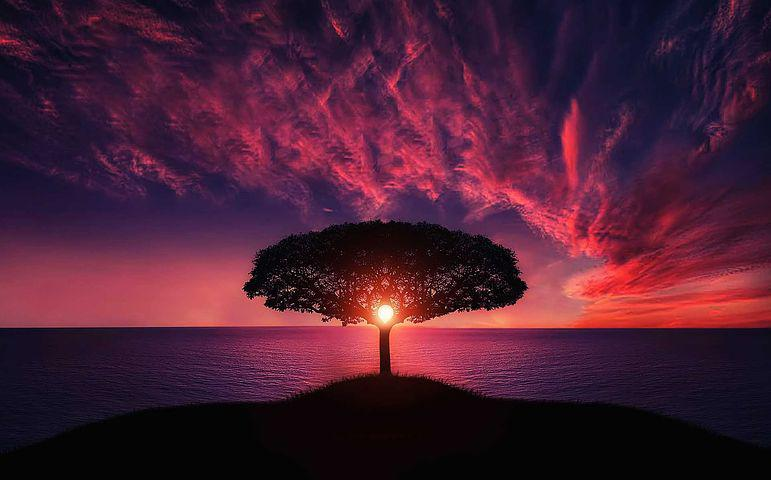
#> input picture images/img1.jpg, 771 x 480 px
$ jupyter execute Question5.ipynb   (shell and % lines are left out)
#> lines starting #> are read from the running program, lines starting #| are printed output that depends on the picture
[cell 1]
import cv2
import numpy as np
import matplotlib.pyplot as plt
from PIL import Image, ImageChops
import PIL
import math, operator

[cell 2]
img = cv2.imread('./images/img1.jpg',0)
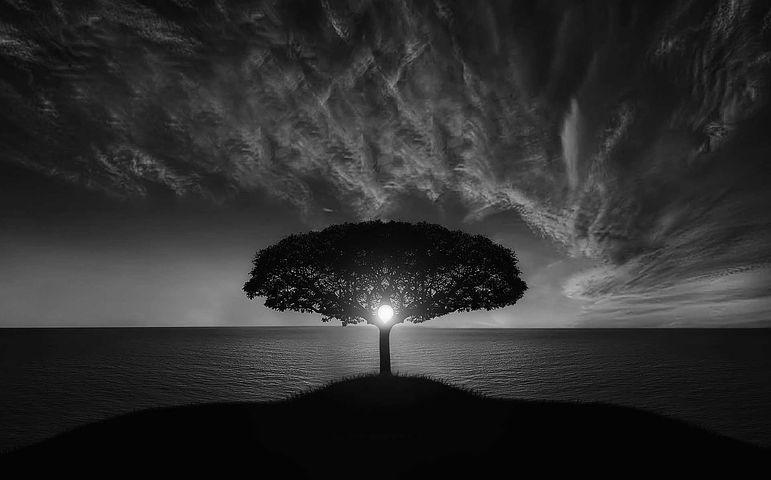
#> img: shape (480, 771); min 0, max 255, mean 45.7

[cell 3]
hist = cv2.equalizeHist(img)
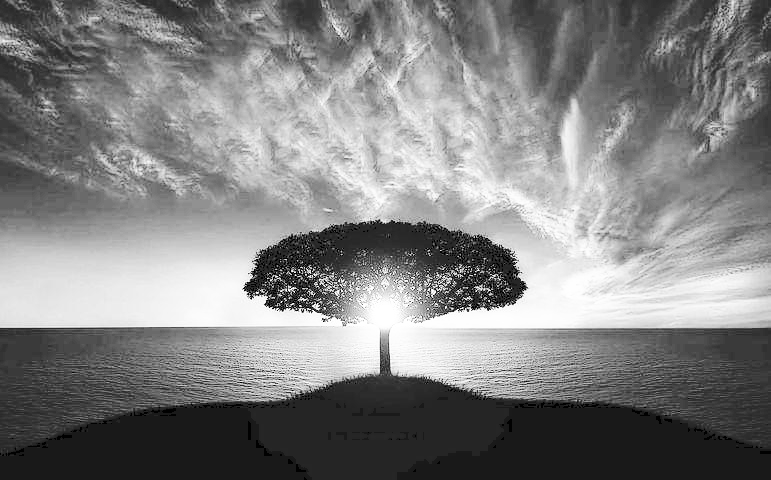
#> hist: shape (480, 771); min 0, max 255, mean 129.4

[cell 4]
res = np.hstack((img,hist))
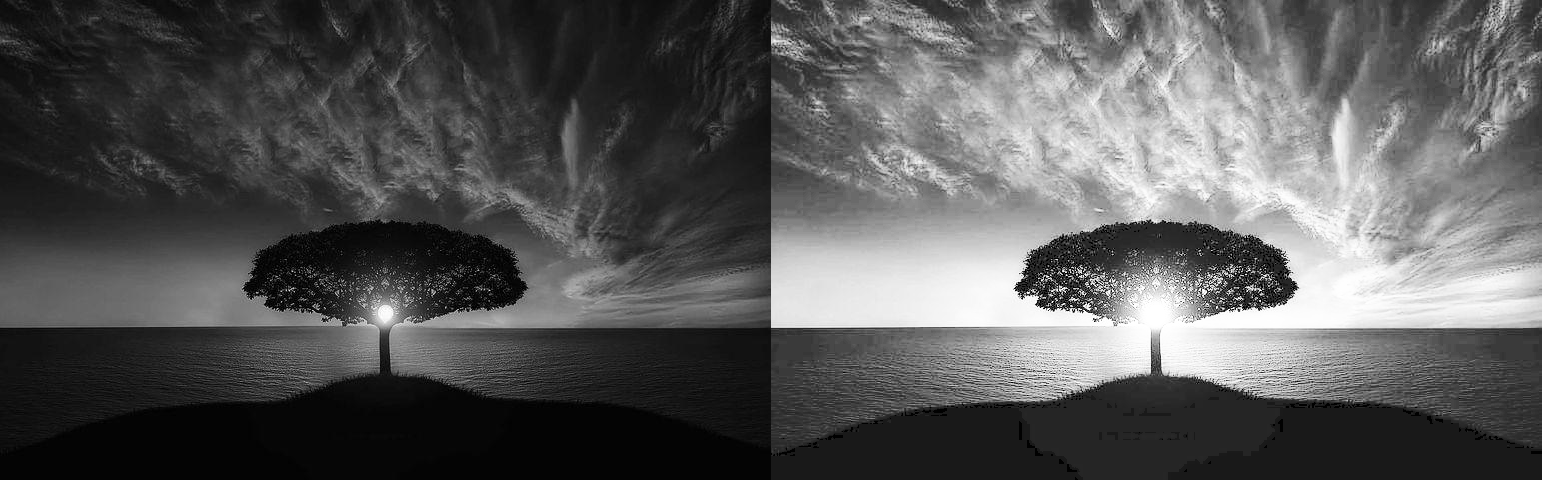
#> res: shape (480, 1542); min 0, max 255, mean 87.6

[cell 5]
cv2.imshow('img',res)
cv2.waitKey(0)
cv2.destroyAllWindows()

[cell 6]
def histeq(img):
    # Calculate the histogram of the image
    hist, bins = np.histogram(img.flatten(), 256, [0,256])
#> hist = 256 values, max 34061 at index 4, min 0 at index 225, mean 1445.6; bins = 257 values from 0 to 256
    cdf = hist.cumsum()
#> cdf = 256 values from 1368 to 370080
    cdf_normalized = cdf * hist.max()/ cdf.max()
#> cdf_normalized = 256 values from 125.9 to 34061
    cdf_m = np.ma.masked_equal(cdf,0)
    cdf_m = (cdf_m - cdf_m.min())*255/(cdf_m.max()-cdf_m.min())
    cdf = np.ma.filled(cdf_m,0).astype('uint8')
#> cdf = 256 values from 0 to 255
    eq_img = cdf[img]
    return eq_img

[cell 7]
user_hist_eq = histeq(img)

[cell 8]
cv2.imshow('img',user_hist_eq)
cv2.waitKey(0)
cv2.destroyAllWindows()

[cell 9]
def rmse(image1, image2):
    assert image1.shape == image2.shape, "Images must have the same shape"
    mse = np.mean((image1 - image2) ** 2)
#> mse = 0.552
    rmse = np.sqrt(mse)
#> rmse = 0.743
    return rmse

[cell 10]
rmse(hist,user_hist_eq)
#> Out = 0.743

[cell 11]
plt.figure(figsize=[18,5])
plt.subplot(131); plt.imshow(img,cmap='gray'); plt.title('Original Image')
plt.subplot(132); plt.imshow(hist,cmap='gray'); plt.title('Histogram Img (part a)')
plt.subplot(133); plt.imshow(user_hist_eq,cmap='gray'); plt.title('Histogram Img (part b)')
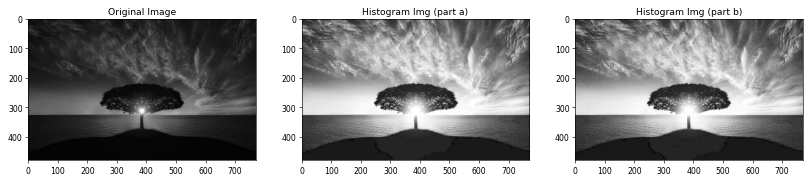
#> figure drawn by matplotlib, 3 panels

$ run again, with images/reference.jpg copied over images/img1.jpg
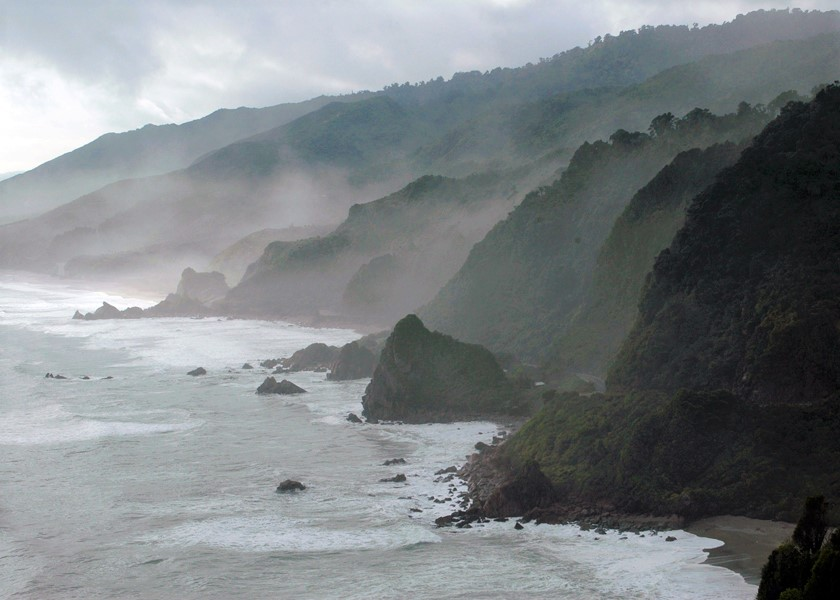
#> input picture images/reference.jpg, 840 x 600 px
#> `res = np.hstack((img,hist))`:
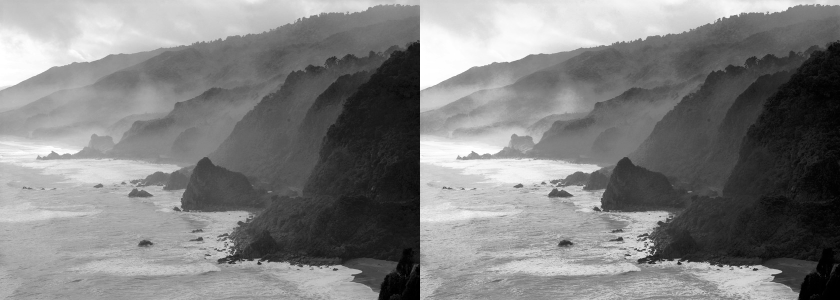
#> res: shape (600, 1680) (shown at 1/2 size); min 0, max 255, mean 128.6
#> in histeq, `hist, bins = np.histogram(img.flatten(), 256, [0,256])`: hist = 256 values, max 4957 at index 166, min 206 at index 8, mean 1968.8; bins = 257 values from 0 to 256
#> in histeq, `cdf = hist.cumsum()`: cdf = 256 values from 887 to 504000
#> cdf_normalized = 256 values from 8.72 to 4957
#> in histeq, `cdf = np.ma.filled(cdf_m,0).astype('uint8')`: cdf = 256 values from 0 to 255
#> mse = 0.575
#> rmse = 0.758
#> `[cell 11] plt.figure(figsize=[18,5]) plt.subplot(131); plt.imshow(img,..`:
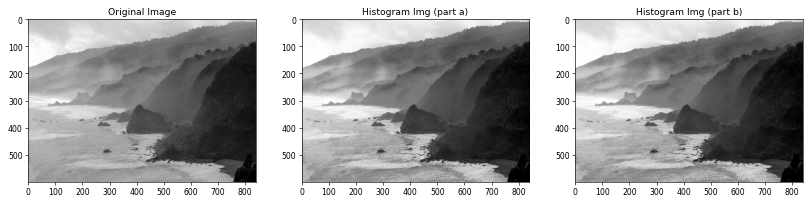
#> figure drawn by matplotlib, 3 panels
